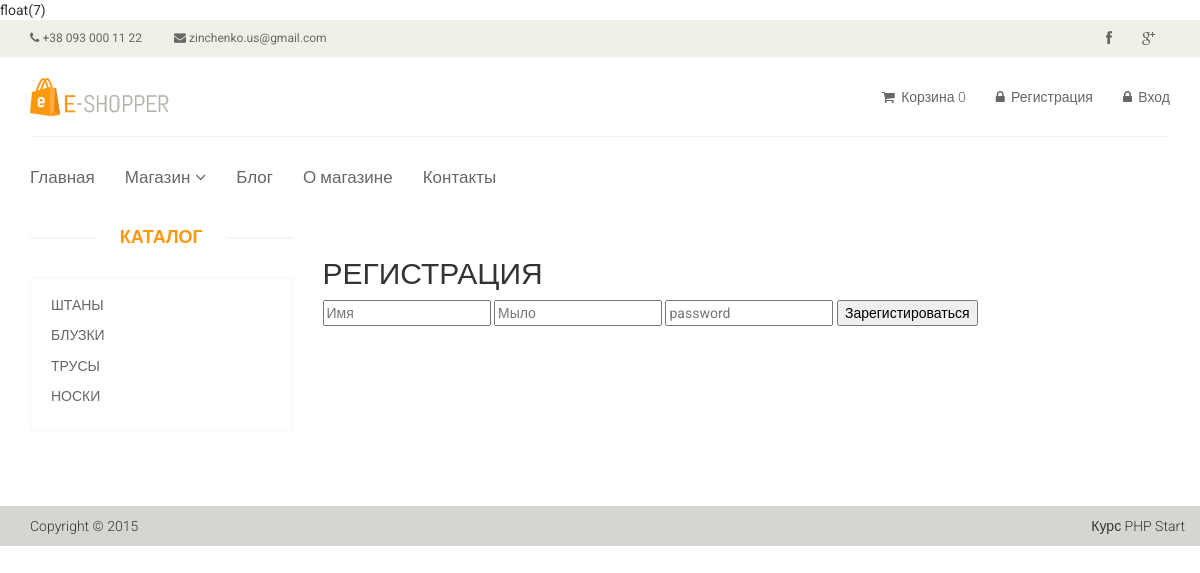
The page /user/register on the database its author committed.
### tables this page shows
CREATE TABLE `category` (
  `id` int NOT NULL,
  `name` varchar(255) NOT NULL,
  `sort_order` int NOT NULL DEFAULT '0',
  `status` int NOT NULL DEFAULT '1'
);

### config/routes.php (called while the page is built)
<?php
return array(
    'product/([0-9]+)'=>'product/view/$1',
    'category/([0-9]+)/page-([0-9]+)'=>'catalog/showlist/$1/$2',
    'category/([0-9]+)' => 'catalog/showlist/$1',
    'category'=>'catalog/index',
    'cart/add/([0-9]+)'=>'cart/add/$1',
    'cart/addAjax/([0-9]+)'=>'cart/addAjax/$1',
    'cart/removeAjax/([0-9]+)'=>'cart/removeAjax/$1',
    'cart/remove/([0-9]+)'=>'cart/remove/$1',
    'cart/checkout'=>'cart/checkout/',
    'cart'=>'cart/showme',
    'blog/([0-9]+)'=>'blog/view/$1',
    'blog'=>'blog/index',
    'user/register'=>'user/register',
    'user/login'=>'user/login',
    'user/edit'=>'user/edit',
    'user/history'=>'user/history',
    'user/cabinet'=>'cabinet/index',
    'user/logout'=>'user/logout',
    'contacts'=>'site/contacts',
    '([a-z]+)'=>'notFound/index/$1',
    ''=>'site/index',
);

### models/Category.php (called while the page is built)
<?php
class Category
{
    public static function getCategoriesList()
    {
        $categories = array();
        $db = Db::getConnection();
        $query = 'SELECT * FROM category ORDER BY sort_order DESC';
        $result = mysqli_query($db, $query);
        while ($row = mysqli_fetch_assoc($result)) {
            $categories[] = $row;
        }
        return $categories;
    }
}

### controllers/UserController.php (called while the page is built, shortened)
<?php
class UserController
{
    function __construct()
    {
        $this->categoriesList = Category::getCategoriesList();
    }
    public function actionRegister()
    {
        $name = '';
        $mail = '';
        $password = '';
        require_once ROOT . '/views/site/register.php';
    }
}

### index.php (called while the page is built, shortened)
<?php
var_dump(floor( (0.1 + 0.7) * 10 ));
require_once ROOT . '/autoload.php';
$router = new Router();
$router->run();

### autoload.php (called while the page is built, shortened)
<?php
function autoload($className)
{
    $arrayPaths = array(
        'config',
        'models'
    );
    foreach ($arrayPaths as $path) {
        $path = ROOT . '/' . $path . '/' . $className . '.php';
    }
}

### models/User.php (called while the page is built, shortened)
<?php
class User
{
    public static function isLogged()
    {
        if (isset($_SESSION['auth'])) {
            return $_SESSION['auth'];
        } else {
            return false;
        }
    }
}

### views/site/register.php (the view, shortened to what this page needs)
<?
require_once ROOT . '/views/include/header.php';
?>
    <section>
        <div class="container">
            <div class="row">
                <div class="col-sm-3">
                    <div class="left-sidebar">
                        <h2>Каталог</h2>
                        <div class="panel-group category-products" id="accordian">
                            <?
                            foreach ($this->categoriesList as $key => $item) {
                                ?>
                                <div class="panel panel-default">
                                    <div class="panel-heading">
                                        <h4 class="panel-title"><a
                                                    href="/category/<?= $item['id'] ?>"><?= $item['name'] ?></a></h4>
                                    </div>
                                </div>
                                <?
                            }
                            ?>
                        </div>
                    </div>
                </div>
                <div class="col-sm-9 padding-right">
                    <div class="product-details">
                        <h2 class="r1ow">
                            <h2>РЕГИСТРАЦИЯ</h2>
                            <? if (isset($result)) {
                                echo $result;
                            } else {
                                ?>
                                <form method="post">
                                    <input type="text" name="username" value="<? if(isset($name)) echo $name; ?>" placeholder="Имя">
                                    <input type="text" name="usermail" value="<? if(isset($mail)) echo $mail;?>" placeholder="Мыло">
                                    <input type="text" name="userpassword" value="<? if(isset($password)) echo $password; ?>"
                                           placeholder="password">
                                    <button type="submit" name="subm" value="sendme">Зарегистироваться</button>
                                </form>
                            <? } ?>
                    </div>
                </div>
            </div>
        </div>
    </section>
    <br/>
    <br/>
<?
require_once ROOT . '/views/include/footer.php';
?>

### config/Router.php (shortened to what this page needs)
<?php
class Router
{
    private $routes;
    public function __construct()
    {
        $routesPath = ROOT . '/config/routes.php';
        $this->routes = require_once($routesPath);
    }
    private function getURI()
    {
        if ($_SERVER['REQUEST_URI']) {
            return trim($_SERVER['REQUEST_URI'], '/');
        }
    }
    public function run()
    {
        $uri = $this->getURI();
        foreach ($this->routes as $route => $item) {
            if (preg_match("~$route~", $uri)) {
                $internalRoute = preg_replace("~$route~", $item, $uri);
                $segments = explode("/", $internalRoute);
                $controllerName = array_shift($segments) . 'Controller';
                $controllerName = ucfirst($controllerName);
                $actionName = 'action' . ucfirst(array_shift($segments));
            }
            if (isset($actionName) && $controllerName) {
                $filename = ROOT . '/controllers/' . $controllerName . '.php';
                if (file_exists($filename)) {
                    $controller = new $controllerName();
                    if(method_exists($controller, $actionName)) {
                        echo call_user_func_array(array($controller, $actionName), $segments);
                    }
                    break;
                }
            }
        }
    }
}

### css/main.css (style rules this page uses)
body { font-family: 'Roboto', sans-serif; background:; position: relative; font-weight:400px; }
a { -webkit-transition: 300ms; -moz-transition: 300ms; -o-transition: 300ms; transition: 300ms; }
h1, h2, h3, h4, h5, h6 { font-family: 'Roboto', sans-serif; }
.category-products { border: 1px solid #F7F7F0; margin-bottom: 35px; padding-bottom: 20px; padding-top: 15px; }
.left-sidebar h2, .brands_products h2 { color: #FE980F; font-family: 'Roboto', sans-serif; font-size: 18px; font-weight: 700; margin: 0 auto 30px; text-align: center; text-transform: uppercase; position: relative; z-index:3; }
.left-sidebar h2:after, h2.title:after { content: " "; position: absolute; border: 1px solid #f5f5f5; bottom:8px; left: 0; width: 100%; height: 0; z-index: -2; }
.left-sidebar h2:before { content: " "; position: absolute; background: #fff; bottom: -6px; width: 130px; height: 30px; z-index: -1; left: 50%; margin-left: -65px; }
.category-products .panel { background-color: #FFFFFF; border: 0px; border-radius: 0px; box-shadow:none; margin-bottom: 0px; }
.category-products .panel-default .panel-heading { background-color: #FFFFFF; border: 0 none; color: #FFFFFF; padding: 5px 20px; }
.category-products .panel-default .panel-heading .panel-title a { color: #696763; font-family: 'Roboto', sans-serif; font-size: 14px; text-decoration: none; text-transform: uppercase; }
.padding-right { padding-right: 0; }
.product-details { overflow:hidden; }
.product-details { margin-bottom: 40px; overflow: hidden; margin-top: 10px; }

### rows shown on the page
category: name "ШТАНЫ"
category: name "БЛУЗКИ"
category: name "ТРУСЫ"
category: name "НОСКИ"
